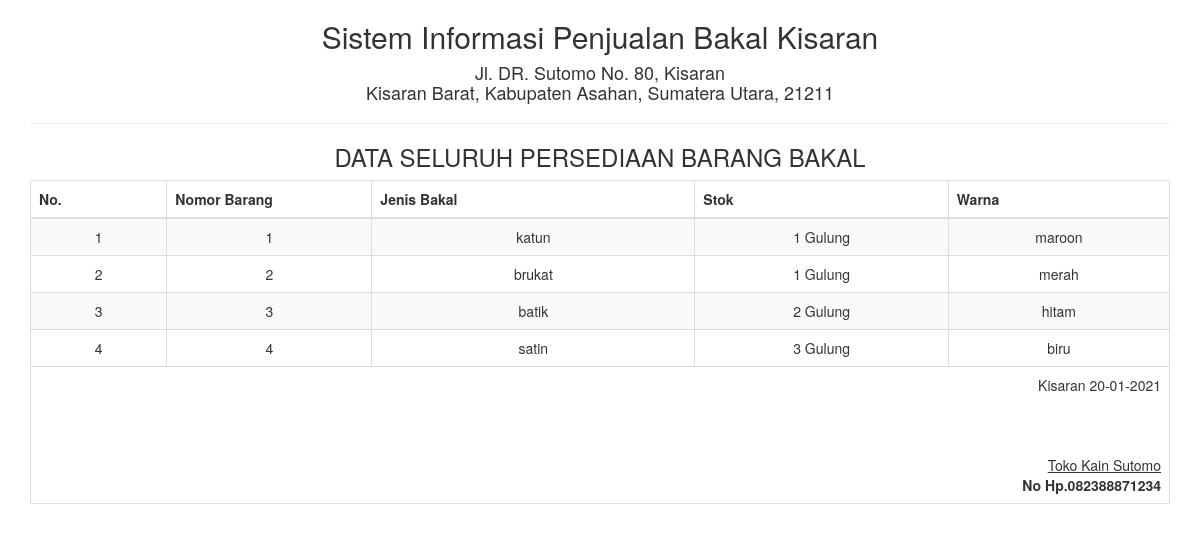
The app's page /persediaanbrg_semua.php with its own data.
### tables this page shows
CREATE TABLE IF NOT EXISTS `tb_persediaanbarang` (
`id_barang` int(5) NOT NULL,
  `jenis_bakal` varchar(10) NOT NULL,
  `stok` varchar(10) NOT NULL,
  `warna` varchar(10) NOT NULL
);

### persediaanbrg_semua.php (the view, shortened to what this page needs)
<!DOCTYPE html>
<html>
    <head>
        <link href="../Assets/css/bootstrap.min.css" rel="stylesheet" type="text/css"/>
    </head>
    <body onload="print()">
        <?php
        include '../config/koneksi.php';
        ?>
        <div class="container">
            <div class='row'>
                <div class="col-sm-12">
                    <div class="text-center">
                        <h2>Sistem Informasi Penjualan Bakal Kisaran </h2>
                        <h4>Jl. DR. Sutomo No. 80, Kisaran <br> Kisaran Barat, Kabupaten Asahan, Sumatera Utara, 21211</h4>
                        <hr>
                        <h3>DATA SELURUH PERSEDIAAN BARANG BAKAL</h3>
                        <table class="table table-bordered table-striped table-hover">
                        <tbody>
                                <thead>
								<tr>
									<th>No.</th><th width="18%">Nomor Barang</th><th>Jenis Bakal</th><th>Stok</th><th>Warna</th>
								</tr>
								</thead>
							<tbody>
                            <?php
                            $sql = "SELECT * FROM tb_persediaanbarang";
                            $query = mysqli_query($koneksi, $sql) or die("SQL Anda Salah");
                            $nomor = 0;
                            while ($data = mysqli_fetch_array($query)) {
                                $nomor++;
                                ?>
                                <tr>
                                    <td><?= $nomor ?></td>
                                    <td><?= $data['id_barang'] ?></td>
                                    <td><?= $data['jenis_bakal'] ?></td>
                                    <td><?= $data['stok'] ?></td>
                                    <td><?= $data['warna'] ?></td>
                                </tr>
                            <?php } ?>
							</tbody>
                        </tbody>
                            <tfoot>
                                <tr>
                                    <td colspan="8" class="text-right">
                                        Kisaran  <?= date("d-m-Y") ?>
                                        <br><br><br><br>
                                       <u>Toko Kain Sutomo<strong></u><br>
                                        No Hp.082388871234
									</td>
								</tr>
							</tfoot>
                        </table>
                    </div>
                </div>
            </div>
    </body>
</html>

### records on screen
tb_persediaanbarang: id_barang "1", jenis_bakal "katun", stok "1 Gulung", warna "maroon"
tb_persediaanbarang: id_barang "2", jenis_bakal "brukat", stok "1 Gulung", warna "merah"
tb_persediaanbarang: id_barang "3", jenis_bakal "batik", stok "2 Gulung", warna "hitam"
tb_persediaanbarang: id_barang "4", jenis_bakal "satin", stok "3 Gulung", warna "biru"
